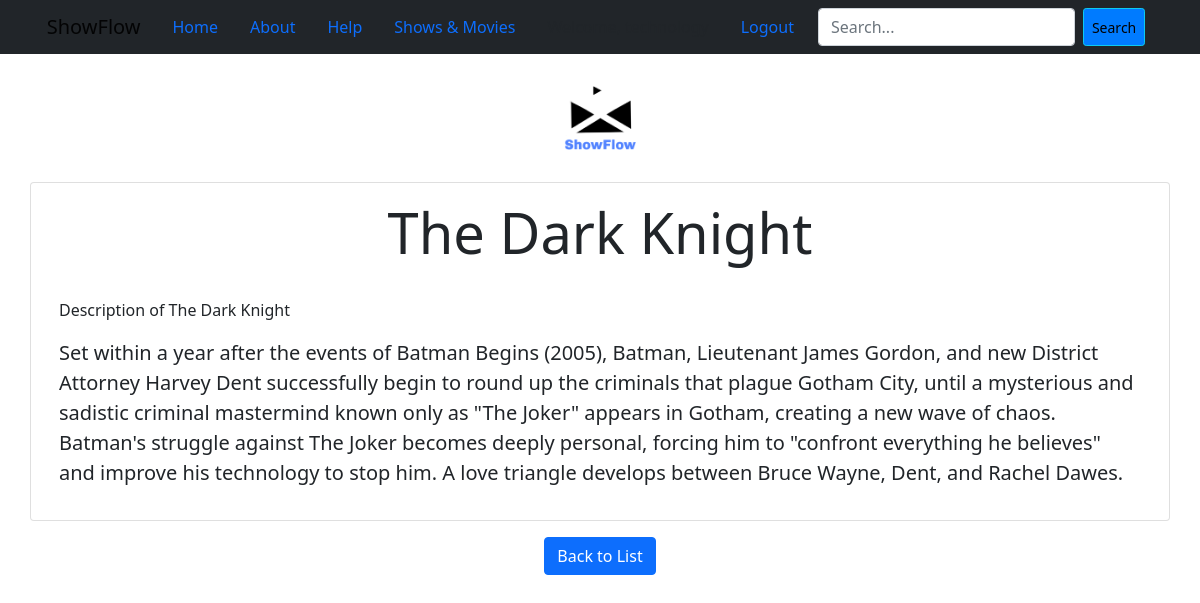
The page /showsmovie/1/ (signed in) on the database its author committed.
### showflow/models.py (models this page shows, shortened)
class Watch(models.Model):
    user = models.ForeignKey(User, on_delete=models.CASCADE, related_name='watches')
    title = models.CharField(max_length=50, help_text='Enter movie/show title.')
    actor = models.ManyToManyField(Actor, blank=True, help_text='Enter an actor.')
    genre = models.ManyToManyField(Genre, blank=True, help_text='Enter a genre.')
    streaming = models.ManyToManyField(Streaming, blank=True, help_text='Enter a streaming app name.')
    release_year = models.PositiveSmallIntegerField('Release Year', blank=True, null=True, help_text='Enter the movie/show release year')
    length = models.CharField('Movie/show Length', max_length=20, blank=True, null=True, help_text='Enter the length of the movie/show (e.g. 2h 20m)')
    stars = models.DecimalField('Movie/show Stars', max_digits=5, decimal_places=2, blank=True, null=True, help_text='Enter the number of stars.')
    url = models.URLField('URL', blank=True, null=True, help_text='Enter the movie/show URL.')
    description = models.TextField(max_length=1000, blank=True, help_text='Enter a brief description of the movie/show.')
    RATING_LIST = {
        ('G', 'G'),
        ('PG', 'PG'),
        ('PG-13', 'PG-13'),
        ('R', 'R'),
        ('NC-17', 'NC-17'),
        ('TV-Y', 'TV-Y'),
        ('TV-Y7', 'TV-Y7'),
        ('TV-Y FV', 'TV-Y FV'),
        ('TV-14', 'TV-14'),
        ('TV-MA', 'TV-MA'),
    }
    rating = models.CharField(
        'Movie/show Rating',
        max_length=10,
        choices=RATING_LIST,
        default='',
        blank=True,
        help_text='Select movie/show rating.')
    MOVIE_SHOW = (
        ('Movie', 'Movie'),
        ('Show', 'Show'),
    )
    watch_type = models.CharField(
        'Watch Type',
        max_length=10,
        choices=MOVIE_SHOW,
        default='MOVIE',
        blank=True,
        help_text='Select movie or show.',
    )
    def display_genre(self):
        return ', '.join(genre.genre_name for genre in self.genre.all()[:3])
    display_genre.short_description = 'Genre'
    def display_actor(self):
        """Create a string for the Actor. This is required to display Actor in Admin."""
        return ', '.join(actor.last_name for actor in self.actor.all()[:3])
    display_actor.short_description = 'Actor'
    def display_streaming(self):
        """Create a string for the streaming. This is required to display streaming in Admin."""
        return ', '.join(streaming.name for streaming in self.streaming.all()[:3])
    display_streaming.short_description = 'streaming'

### showflow/views.py (the view)
# urls.py: path('showsmovie/<int:pk>/', views.showsmovie_detail, name='showsmovie_detail'),
@login_required
def showsmovie_detail(request, pk):
    watch = get_object_or_404(Watch, pk=pk)
    return render(request, 'showflow/showsmovie_detail.html', {'watch': watch})

### showflow/templates/showflow/showsmovie_detail.html (shortened to what this page needs)
{% extends 'showflow/base.html' %}
{% load static %}
{% block content %}
    <div class="d-flex flex-column align-items-center justify-content-center v-100 my-4">
        <h1 style="text-align:center"><img class="mb-4" src="{% static "images/showflowlogo.png" %}" alt="ShowFlow Logo" width="72" height="72"></h1>
        <div class="card container">
            <div class="card-body">
                <h1 class="display-4 text-center">{{ watch.title }}</h1>
                <br>
                <p class="description-title">Description of {{ watch.title }}</p>
                <p class="lead">{{ watch.description }}</p>
            </div>
        </div>
        <div class="mt-3">
            <a href="{% url 'showflow:send_results' %}" class="btn btn-primary">Back to List</a>
        </div>
    </div>
{% endblock content %}

### rows shown on the page
Watch: title "The Dark Knight", description "Set within a year after the events of Batman Begins (2005), Batman, Lieutenant James Gordon, and new District Attorney Harvey Dent successfully begin to round up the criminals that plague Gotham City, until a mysterious and sadistic criminal mastermind known only as \"The Joker\" appears in Gotham, creating a new wave of chaos. Batman's struggle against The Joker becomes deeply personal, forcing him to \"confront everything he believes\" and improve his technology to stop him. A love triangle develops between Bruce Wayne, Dent, and Rachel Dawes."
